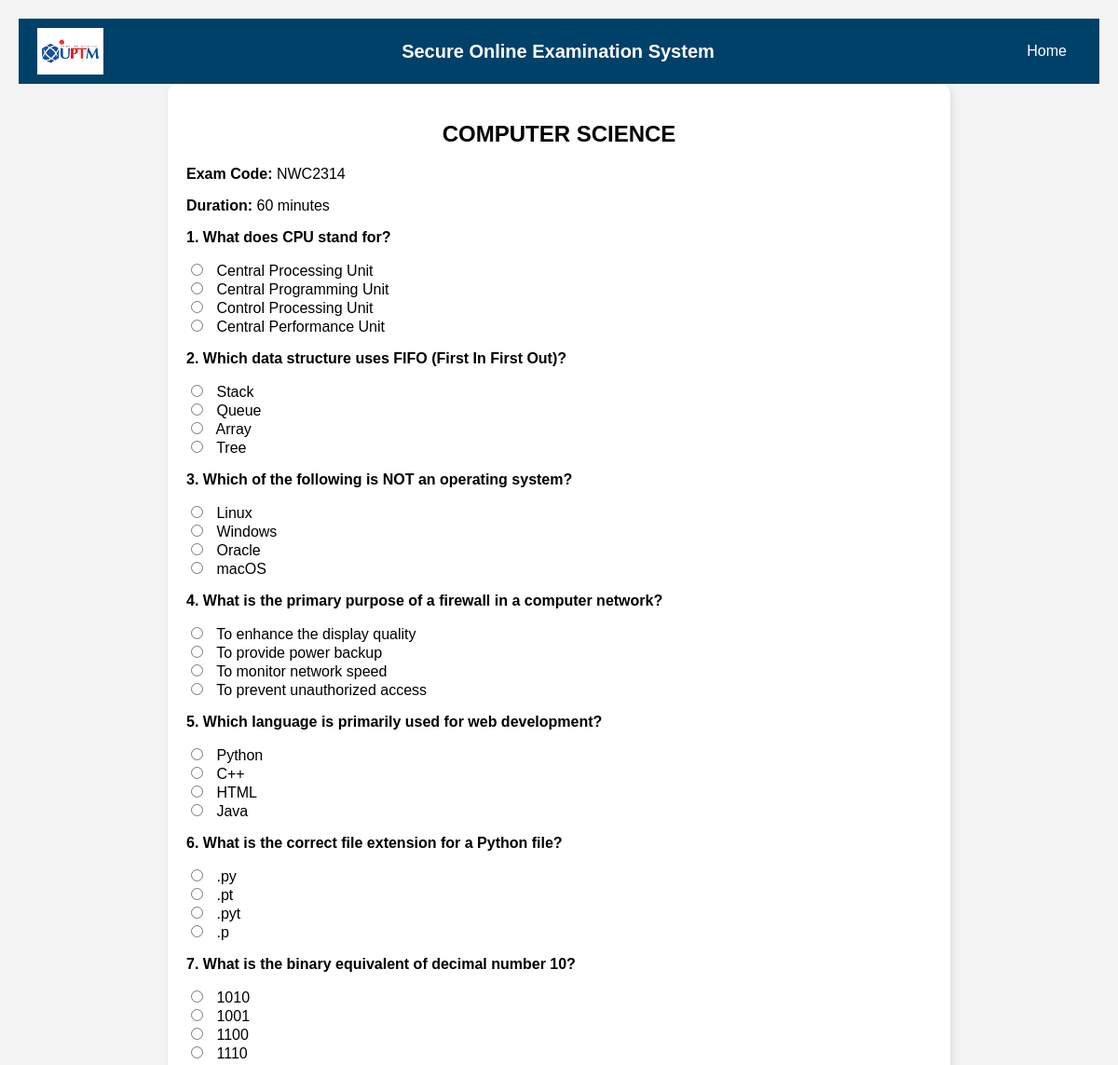
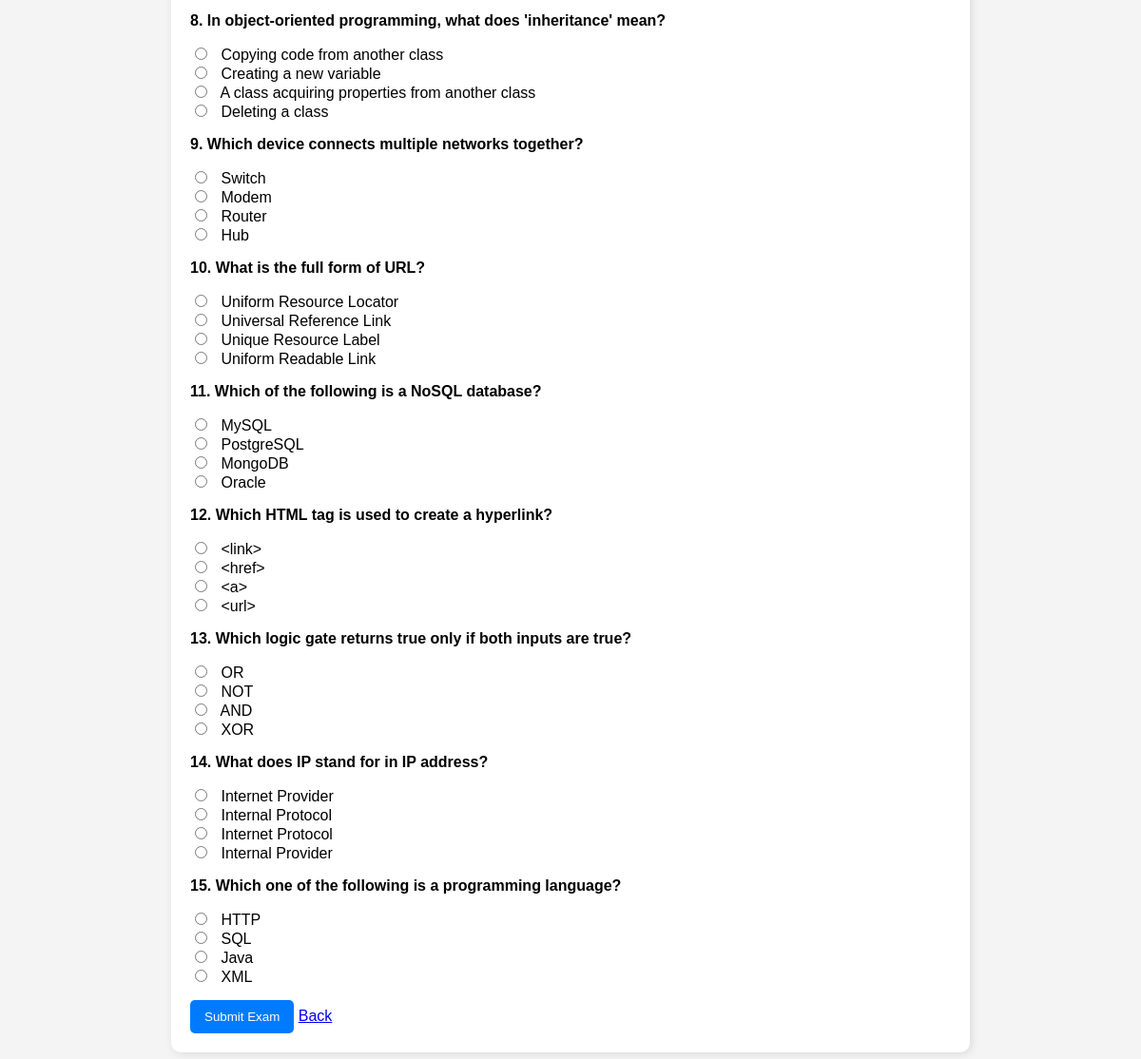
The page /start_exam.php?exam_code=NWC2314 (signed in) on the database its author committed (2 pictures, top to bottom).
### tables this page shows
CREATE TABLE `exams` (
  `exam_code` varchar(20) NOT NULL,
  `exam_name` varchar(100) NOT NULL,
  `exam_date` date NOT NULL,
  `exam_time` time NOT NULL,
  `duration` varchar(50) NOT NULL
);

CREATE TABLE `questions` (
  `question_id` int(11) NOT NULL,
  `exam_code` varchar(20) DEFAULT NULL,
  `question_text` text NOT NULL,
  `option_a` text NOT NULL,
  `option_b` text NOT NULL,
  `option_c` text NOT NULL,
  `option_d` text NOT NULL,
  `correct_answer` enum('A','B','C','D') NOT NULL
);

### db_connection.php (called while the page is built, shortened)
<?php include 'navbar.php';
?>

### start_exam.php (the view, shortened to what this page needs)
<?php
include "db_connection.php";
$exam_code = $_GET['exam_code'];
$examQuery = $conn->prepare("SELECT * FROM exams WHERE exam_code = ?");
$examQuery->bind_param("s", $exam_code);
$examQuery->execute();
$examResult = $examQuery->get_result();
$exam = $examResult->fetch_assoc();
$questionsQuery = $conn->prepare("SELECT * FROM questions WHERE exam_code = ? ORDER BY exam_code ASC");
$questionsQuery->bind_param("s", $exam_code);
$questionsQuery->execute();
$questionsResult = $questionsQuery->get_result();
?>
<!DOCTYPE html>
<html lang="en">
<head>
</head>
<body>
    <div class="container">
        <h2><?php echo htmlspecialchars($exam['exam_name']); ?></h2>
        <p><strong>Exam Code:</strong> <?php echo htmlspecialchars($exam['exam_code']); ?></p>
        <p><strong>Duration:</strong> <?php echo htmlspecialchars($exam['duration']); ?> minutes</p>
        <form action="submit_exam.php" method="POST">
    <?php
    $question_number = 1;
    while ($question = $questionsResult->fetch_assoc()):
    ?>
        <div class="question">
            <p><strong><?php echo $question_number . ". " . htmlspecialchars($question['question_text']); ?></strong></p>
            <div class="options">
                <label>
                    <input type="radio" name="answer[<?php echo $question['question_id']; ?>]" value="A" required>
                    <?php echo htmlspecialchars($question['option_a']); ?>
                </label><br>
                <label>
                    <input type="radio" name="answer[<?php echo $question['question_id']; ?>]" value="B">
                    <?php echo htmlspecialchars($question['option_b']); ?>
                </label><br>
                <label>
                    <input type="radio" name="answer[<?php echo $question['question_id']; ?>]" value="C">
                    <?php echo htmlspecialchars($question['option_c']); ?>
                </label><br>
                <label>
                    <input type="radio" name="answer[<?php echo $question['question_id']; ?>]" value="D">
                    <?php echo htmlspecialchars($question['option_d']); ?>
                </label><br>
            </div>
        </div>
    <?php
    $question_number++;
    endwhile;
    ?>
    <button type="submit" class="submit-btn">Submit Exam</button>
    <a href="student_dashboard.php" class="back-btn">Back</a>
</form>
    </div>
</body>
</html>

### navbar.php (shortened to what this page needs)
<!DOCTYPE html>
<html lang="en">
<head>
</head>
<body>
<div class="navbar">
    <div class="logo">
        <img src="images/uptm_logo.png" alt="University Logo">
    </div>
    <h1>Secure Online Examination System</h1>
    <div class="links">
        <a href="index.php">Home</a>
    </div>
</div>
</body>
</html>

### navbar.php (style rules this page uses)
body { font-family: Arial, sans-serif; margin: 0; padding: 0; }
.navbar { display: flex; align-items: center; justify-content: space-between; background-color: #00416a; padding: 10px 20px; }
.navbar .logo { display: flex; align-items: center; }
.navbar img { height: 50px; }
.navbar h1 { margin: 0; font-size: 20px; color: white; text-align: center; flex-grow: 1; }
.navbar .links { display: flex; align-items: center; margin-left: auto; }
.navbar a { color: white; text-decoration: none; margin: 0 15px; font-size: 16px; transition: color 0.3s ease; }

### start_exam.php (style rules this page uses)
body { font-family: Arial, sans-serif; margin: 0; padding: 20px; background-color: #f4f4f4; }
.container { max-width: 800px; margin: auto; background: white; padding: 20px; border-radius: 10px; box-shadow: 2px 2px 10px rgba(0,0,0,0.1); }
h2 { text-align: center; }
.question { margin-bottom: 15px; }
.options input { margin-right: 10px; }
.submit-btn { background-color: #007bff; color: white; border: none; padding: 10px 15px; text-decoration: none; border-radius: 5px; cursor: pointer; }

### rows shown on the page
exams: exam_name "COMPUTER SCIENCE", exam_code "NWC2314", duration "60"
questions: question_text "What does CPU stand for?", option_a "Central Processing Unit", option_b "Central Programming Unit", option_c "Control Processing Unit", option_d "Central Performance Unit"
questions: question_text "Which data structure uses FIFO (First In First Out)?", option_a "Stack", option_b "Queue", option_c "Array", option_d "Tree"
questions: question_text "Which of the following is NOT an operating system?", option_a "Linux", option_b "Windows", option_c "Oracle", option_d "macOS"
questions: question_text "What is the primary purpose of a firewall in a computer network?", option_a "To enhance the display quality", option_b "To provide power backup", option_c "To monitor network speed", option_d "To prevent unauthorized access"
questions: question_text "Which language is primarily used for web development?", option_a "Python", option_b "C++", option_c "HTML", option_d "Java"
questions: question_text "What is the correct file extension for a Python file?", option_a ".py", option_b ".pt", option_c ".pyt", option_d ".p"
questions: question_text "What is the binary equivalent of decimal number 10?", option_a "1010", option_b "1001", option_c "1100", option_d "1110"
questions: question_text "In object-oriented programming, what does 'inheritance' mean?", option_a "Copying code from another class", option_b "Creating a new variable", option_c "A class acquiring properties from another class", option_d "Deleting a class"
questions: question_text "Which device connects multiple networks together?", option_a "Switch", option_b "Modem", option_c "Router", option_d "Hub"
questions: question_text "What is the full form of URL?", option_a "Uniform Resource Locator", option_b "Universal Reference Link", option_c "Unique Resource Label", option_d "Uniform Readable Link"
questions: question_text "Which of the following is a NoSQL database?", option_a "MySQL", option_b "PostgreSQL", option_c "MongoDB", option_d "Oracle"
questions: question_text "Which HTML tag is used to create a hyperlink?", option_a "<link>", option_b "<href>", option_c "<a>", option_d "<url>"
questions: question_text "Which logic gate returns true only if both inputs are true?", option_a "OR", option_b "NOT", option_c "AND", option_d "XOR"
questions: question_text "What does IP stand for in IP address?", option_a "Internet Provider", option_b "Internal Protocol", option_c "Internet Protocol", option_d "Internal Provider"
questions: question_text "Which one of the following is a programming language?", option_a "HTTP", option_b "SQL", option_c "Java", option_d "XML"
